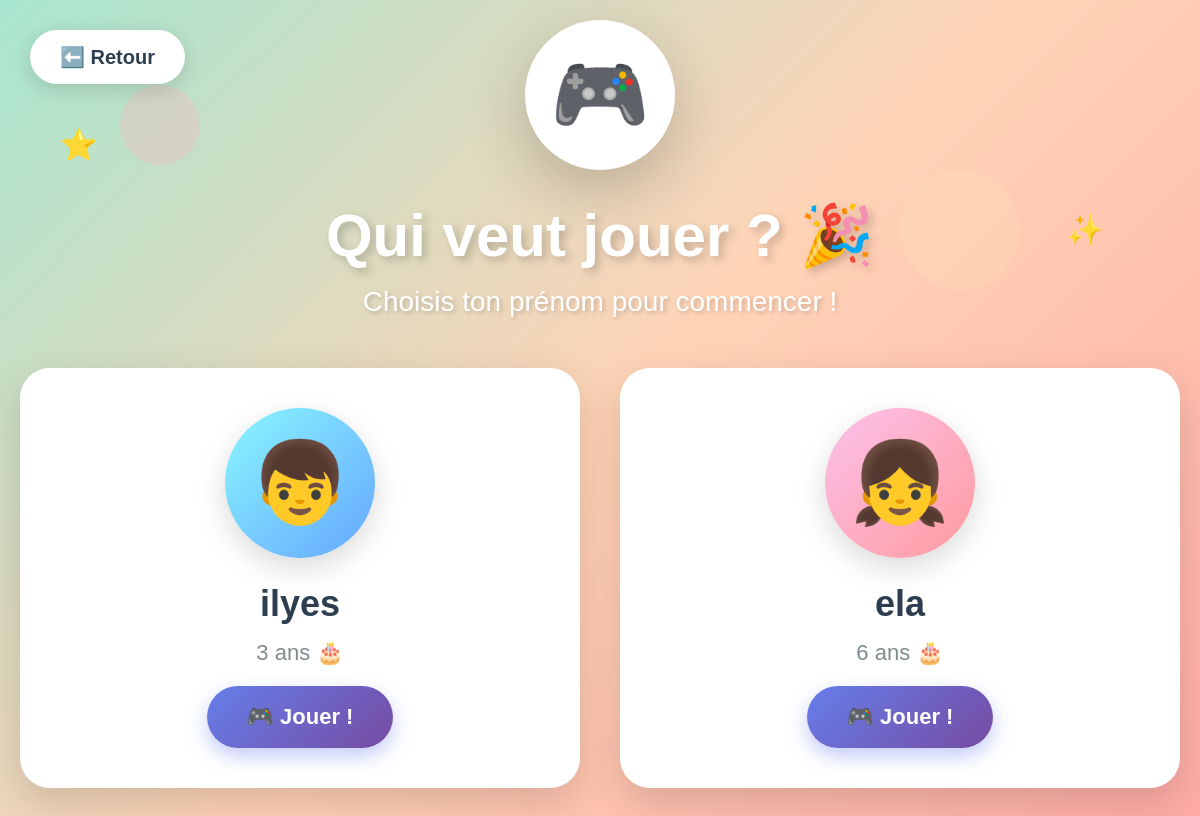
The app's page /selection-enfant/ (signed in) with its own data.
### authen/models.py (models this page shows, shortened)
class Enfant(models.Model):
    GENRE_CHOICES = [
        ('M', 'Garçon'),
        ('F', 'Fille'),
        ('A', 'Autre'),
    ]
    NIVEAU_AUTONOMIE_CHOICES = [
        ('faible', 'Faible autonomie'),
        ('moyen', 'Autonomie moyenne'),
        ('eleve', 'Autonomie élevée'),
    ]
    parent = models.ForeignKey(User, on_delete=models.CASCADE, related_name='enfants')
    prenom = models.CharField(max_length=100)
    nom = models.CharField(max_length=100)
    date_naissance = models.DateField()
    genre = models.CharField(max_length=1, choices=GENRE_CHOICES, default='M')
    niveau_autonomie = models.CharField(max_length=20, choices=NIVEAU_AUTONOMIE_CHOICES, default='moyen')
    besoins_specifiques = models.TextField(blank=True, null=True, help_text="Sensibilités, préférences, particularités...")
    couleur_preferee = models.CharField(max_length=50, blank=True, null=True)
    activites_preferees = models.TextField(blank=True, null=True, help_text="Jeux, activités favorites...")
    photo = models.ImageField(upload_to='enfants/', blank=True, null=True)
    created_at = models.DateTimeField(auto_now_add=True)
    updated_at = models.DateTimeField(auto_now=True)
    def age(self):
        from datetime import date
        today = date.today()
        return today.year - self.date_naissance.year - ((today.month, today.day) < (self.date_naissance.month, self.date_naissance.day))
    class Meta:
        verbose_name = "Enfant"
        verbose_name_plural = "Enfants"
        ordering = ['-created_at']

### authen/views.py (the view)
# urls.py: path('selection-enfant/', views.selection_enfant, name='selection_enfant'),
@login_required
def selection_enfant(request):
    enfants = Enfant.objects.filter(parent=request.user)
    context = {
        'enfants': enfants,
        'user': request.user,
    }
    return render(request, 'authen/selection_enfant.html', context)

### authen/templates/authen/selection_enfant.html (shortened to what this page needs)
<!DOCTYPE html>
<html lang="fr">
<head>
</head>
<body>
    <div class="bubble bubble1"></div>
    <div class="bubble bubble2"></div>
    <div class="stars star1">⭐</div>
    <div class="stars star2">✨</div>
    <div class="stars star3">🌟</div>
    <div class="stars star4">💫</div>
    <div class="stars star5">⭐</div>
    <a href="/dashboard/" class="back-btn">
        ⬅️ Retour
    </a>
    <div class="container">
        <div class="header">
            <div class="logo-big">🎮</div>
            <h1>Qui veut jouer ? 🎉</h1>
            <p>Choisis ton prénom pour commencer !</p>
        </div>
        {% if enfants %}
            <div class="children-grid">
                {% for enfant in enfants %}
                <div class="child-card" onclick="window.location.href='/enfant/{{ enfant.id }}/dashboard/'">
                    <div class="child-avatar-big {% if enfant.genre == 'M' %}avatar-boy{% elif enfant.genre == 'F' %}avatar-girl{% else %}avatar-other{% endif %}">
                        {% if enfant.genre == 'M' %}
                            👦
                        {% elif enfant.genre == 'F' %}
                            👧
                        {% else %}
                            👤
                        {% endif %}
                    </div>
                    <h2 class="child-name-big">{{ enfant.prenom }}</h2>
                    <p class="child-age">{{ enfant.age }} ans 🎂</p>
                    <button class="play-btn">
                        🎮 Jouer !
                    </button>
                </div>
                {% endfor %}
            </div>
        {% endif %}
    </div>
</body>
</html>

### authen/templates/authen/selection_enfant.html (style rules this page uses)
* { margin: 0; padding: 0; box-sizing: border-box; }
body { font-family: 'Comic Sans MS', 'Arial Rounded MT Bold', sans-serif; background: linear-gradient(135deg, #a8e6cf 0%, #ffd3b6 50%, #ffaaa5 100%); min-height: 100vh; padding: 20px; overflow-x: hidden; }
.bubble { position: fixed; border-radius: 50%; opacity: 0.6; animation: float 15s infinite ease-in-out; z-index: 1; }
.bubble1 { width: 80px; height: 80px; background: rgba(255, 179, 186, 0.5); top: 10%; left: 10%; animation-delay: 0s; }
.bubble2 { width: 120px; height: 120px; background: rgba(255, 223, 186, 0.5); top: 20%; right: 15%; animation-delay: 2s; }
.container { max-width: 1400px; margin: 0 auto; position: relative; z-index: 10; }
.header { text-align: center; margin-bottom: 50px; animation: bounceIn 1s ease-out; }
.logo-big { width: 150px; height: 150px; background: white; border-radius: 50%; display: flex; align-items: center; justify-content: center; font-size: 80px; margin: 0 auto 30px; box-shadow: 0 20px 60px rgba(0,0,0,0.2); animation: rotate 4s ease-in-out infinite; }
.header h1 { font-size: 60px; color: white; text-shadow: 4px 4px 8px rgba(0,0,0,0.2); margin-bottom: 15px; }
.header p { font-size: 28px; color: white; text-shadow: 2px 2px 4px rgba(0,0,0,0.2); }
.children-grid { display: grid; grid-template-columns: repeat(auto-fit, minmax(300px, 1fr)); gap: 40px; margin-bottom: 40px; }
.child-card { background: white; border-radius: 30px; padding: 40px 30px; text-align: center; cursor: pointer; transition: all 0.4s cubic-bezier(0.68, -0.55, 0.265, 1.55); box-shadow: 0 15px 40px rgba(0,0,0,0.15); position: relative; overflow: hidden; animation: slideUp 0.6s ease-out; animation-fill-mode: both; }
.child-card:nth-child(1) { animation-delay: 0.1s; }
.child-card:nth-child(2) { animation-delay: 0.2s; }
.child-card::before { content: '✨'; position: absolute; font-size: 40px; top: 15px; right: 15px; opacity: 0; transform: scale(0); transition: all 0.3s; }
.child-avatar-big { width: 150px; height: 150px; border-radius: 50%; display: flex; align-items: center; justify-content: center; font-size: 80px; margin: 0 auto 25px; box-shadow: 0 10px 30px rgba(0,0,0,0.15); transition: all 0.3s; }
.avatar-boy { background: linear-gradient(135deg, #89f7fe 0%, #66a6ff 100%); }
.avatar-girl { background: linear-gradient(135deg, #fbc2eb 0%, #ff9a9e 100%); }
.child-name-big { font-size: 36px; color: #2c3e50; margin-bottom: 15px; font-weight: bold; }
.child-age { font-size: 22px; color: #7f8c8d; margin-bottom: 20px; }
.play-btn { background: linear-gradient(135deg, #667eea 0%, #764ba2 100%); color: white; padding: 18px 40px; border-radius: 50px; font-size: 22px; font-weight: bold; border: none; cursor: pointer; transition: all 0.3s; box-shadow: 0 8px 20px rgba(102, 126, 234, 0.4); display: inline-flex; align-items: center; gap: 10px; }
.back-btn { position: fixed; top: 30px; left: 30px; background: white; padding: 15px 30px; border-radius: 50px; text-decoration: none; color: #2c3e50; font-size: 20px; font-weight: bold; box-shadow: 0 5px 20px rgba(0,0,0,0.15); transition: all 0.3s; z-index: 100; display: inline-flex; align-items: center; gap: 10px; }
.stars { position: fixed; font-size: 30px; animation: twinkle 2s ease-in-out infinite; z-index: 1; }
.star1 { top: 15%; left: 5%; animation-delay: 0s; }
.star2 { top: 25%; right: 8%; animation-delay: 0.5s; }
.star3 { bottom: 30%; left: 12%; animation-delay: 1s; }
.star4 { top: 60%; right: 15%; animation-delay: 1.5s; }
.star5 { bottom: 15%; right: 5%; animation-delay: 2s; }

### records on screen
Enfant: prenom "ilyes", age "3"
Enfant: prenom "ela", age "6"
